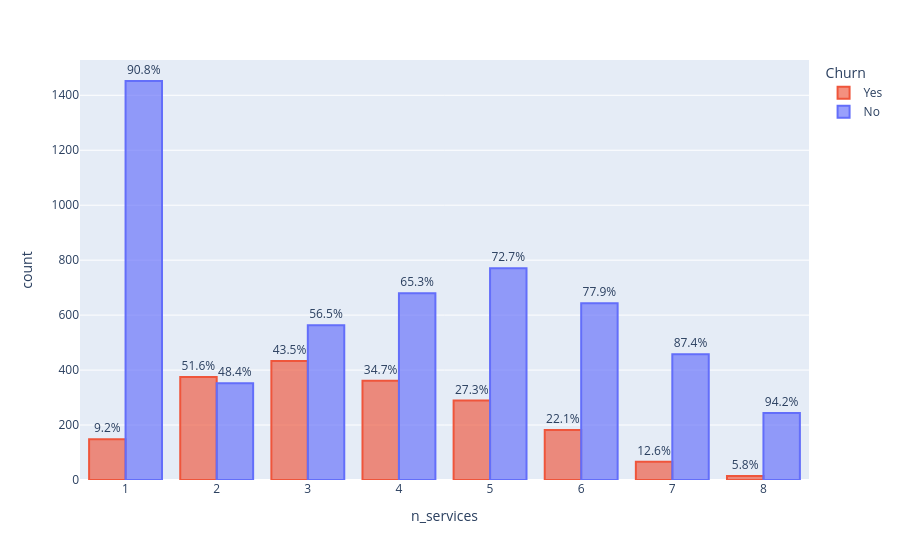

Write notebook code for a chart like this one.
### Code cell
fig = px.bar(group, x="n_services", y="count",color="Churn", text="percent", category_orders={"Churn":["Yes","No"]}, barmode="group")
fig.update_traces(textposition='outside')
fig.update_traces(marker_color="rgba(99, 110, 250, 0.65)", marker_line_color="rgb(99, 110, 250)",marker_line_width=2, selector=dict(name='No'))
fig.update_traces(marker_color="rgba(239, 85, 59, 0.65)", marker_line_color="rgb(239, 85, 59)",marker_line_width=2, selector=dict(name='Yes'))
fig.show()

### Figure 1 — Plotly figure (JSON) as saved in the notebook; plotly's stock layout.template omitted (floating-point values rounded to 4 significant figures)
{"data": [{"alignmentgroup": "True", "hovertemplate": "Churn=Yes<br>n_services=%{x}<br>count=%{y}<br>percent=%{text}<extra></extra>", "legendgroup": "Yes", "marker": {"color": "rgba(239, 85, 59, 0.65)", "line": {"color": "rgb(239, 85, 59)", "width": 2}, "pattern": {"shape": ""}}, "name": "Yes", "offsetgroup": "Yes", "orientation": "v", "showlegend": true, "text": ["9.2%", "51.6%", "43.5%", "34.7%", "27.3%", "22.1%", "12.6%", "5.8%"], "textposition": "outside", "type": "bar", "x": [1, 2, 3, 4, 5, 6, 7, 8], "xaxis": "x", "y": [148, 375, 433, 361, 289, 182, 66, 15], "yaxis": "y"}, {"alignmentgroup": "True", "hovertemplate": "Churn=No<br>n_services=%{x}<br>count=%{y}<br>percent=%{text}<extra></extra>", "legendgroup": "No", "marker": {"color": "rgba(99, 110, 250, 0.65)", "line": {"color": "rgb(99, 110, 250)", "width": 2}, "pattern": {"shape": ""}}, "name": "No", "offsetgroup": "No", "orientation": "v", "showlegend": true, "text": ["90.8%", "48.4%", "56.5%", "65.3%", "72.7%", "77.9%", "87.4%", "94.2%"], "textposition": "outside", "type": "bar", "x": [1, 2, 3, 4, 5, 6, 7, 8], "xaxis": "x", "y": [1452, 352, 563, 680, 771, 643, 458, 244], "yaxis": "y"}], "layout": {"barmode": "group", "legend": {"title": {"text": "Churn"}, "tracegroupgap": 0}, "margin": {"t": 60}, "xaxis": {"anchor": "y", "domain": [0, 1], "title": {"text": "n_services"}}, "yaxis": {"anchor": "x", "domain": [0, 1], "title": {"text": "count"}}}}
